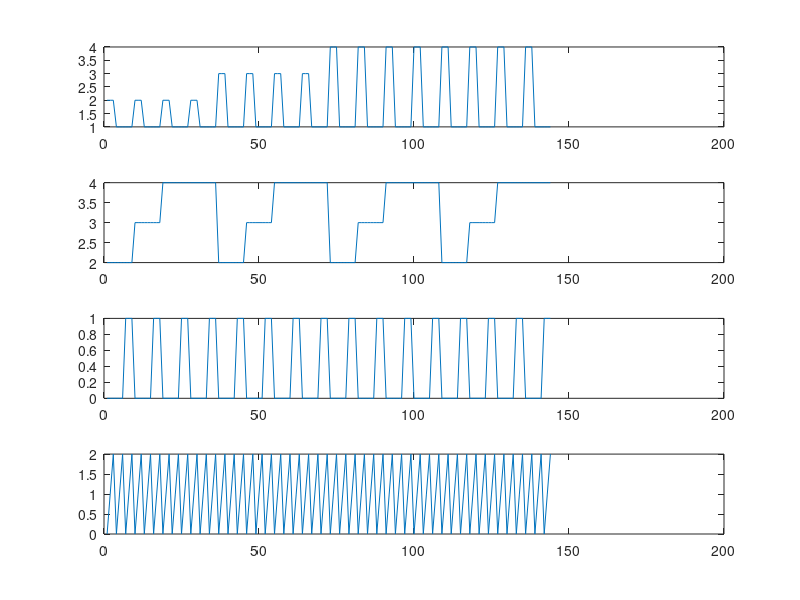
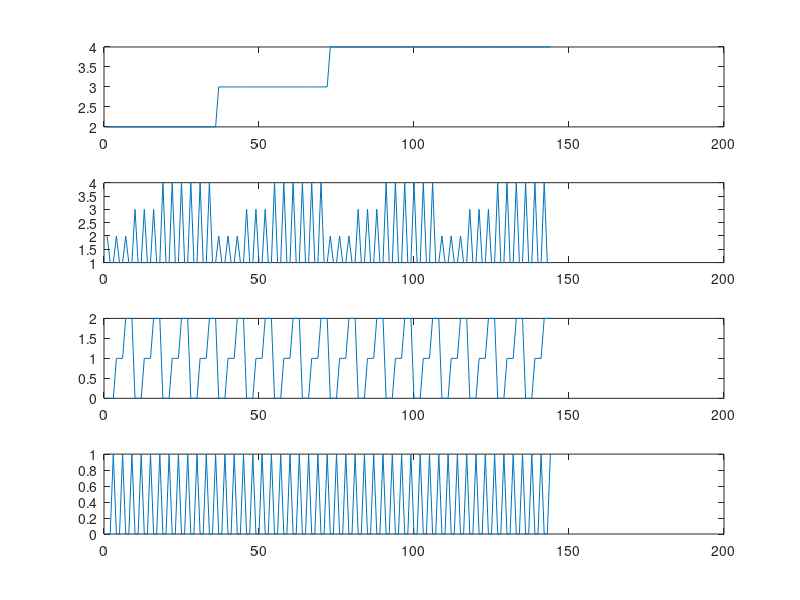

Write the MATLAB code that produced these figures, in order. (Note: this script raises an error after producing the figures.)
clc,clear 

% The state variable are [AoI , B_level , w_ch_state].
AoI1=[1 2 3 4]; 
AoI2=[1 2 3 4] ;
B_level_1=[0 1 2 ];  
B_level_2=[0 1 2 ]; 



  StateSpace=[];
  for i=1 : length(AoI1)
      for j=1 : length(AoI2)
          for k=1 : length(B_level_1)
              for l=1 : length(B_level_2)
      StateSpace=[StateSpace;[AoI1(i),AoI2(j),B_level_1(k),B_level_2(l)]];
               end
          end
      end
  end
  
StateSpace
    x=zeros(length(StateSpace),length(StateSpace));
    
  % when the first Sensor is sending.
  n=StateSpace;
  for i =1 : length(StateSpace)
      if (n(i,3)>0)
         n(i,1)=1;
         n(i,3)=n(i,3)-1;
      else
          n(i,1)= min(n(i,1)+1,max(AoI1));
      end
      
     
      
      n(i,2)= min(n(i,2)+1,max(AoI2));
      
  end
  subplot(4,1,1)
  plot(n(:,1))
   subplot(4,1,2)
  plot(n(:,2))
   subplot(4,1,3)
  plot(n(:,3))
   subplot(4,1,4)
  plot(n(:,4))
  
  % when the second Sensor is sending
 m=StateSpace;
  for i =1 : length(StateSpace)
      if (m(i,4)>0)
         m(i,2)=1;
         m(i,4)=m(i,4)-1;
      else
          m(i,2)= min(m(i,2)+1,max(AoI2));
      end
      m(i,1)= min(m(i,1)+1,max(AoI1));
  end
  
  figure(2)
  subplot(4,1,1)
  plot(m(:,1))
   subplot(4,1,2)
  plot(m(:,2))
   subplot(4,1,3)
  plot(m(:,3))
   subplot(4,1,4)
  plot(m(:,4))
  
    v=[];
  for i=1 : length(n)
      for j=1 : length(StateSpace)
  if (n(i,:)==StateSpace(j,:))
      v=[v;j];
  end
      end
  end
 
  w=[];
  for i=1 : length(m)
      for j=1 : length(StateSpace)
  if (m(i,:)==StateSpace(j,:))
      w=[w;j];
  end
      end
  end

  p1=x;
  for i = 1 : length(v)
      p1(i,v(i))=1;
  end

  p2=x;
   for i = 1 : length(w)
      p2(i,w(i))=1;
   end

 
 
 
 
 MDPtoolbox_path = pwd;
addpath(MDPtoolbox_path)
P(:,:,1) = p1;
P(:,:,2) = p2;
 R(:,1) =-n(:,2)'  ;
R(:,2) =-m(:,1)' ;

mdp_check(P, R)

discount = 0.95;
[V, policy] = mdp_policy_iteration(P, R, discount)
figure(3)
plot(policy)
axis([0 100 0 3])

